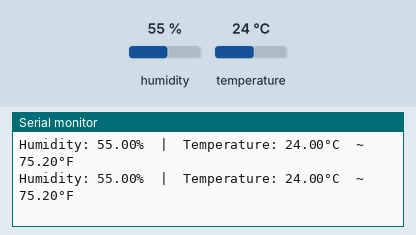
This sketch was run on a simulated ESP32. Parts: the last lines printed to the serial monitor. The inputs (shaded band) are chosen by the test bench; at power-on: humidity 55 %, temperature 24 °C.

Above: at 2.8 s.
2.9 s: humidity set to 22 %
At 5.3 s:
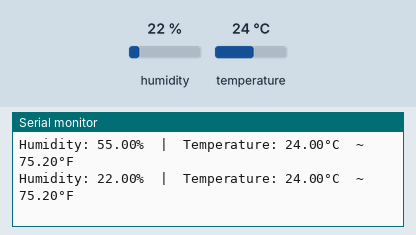
5.6 s: temperature set to 12 °C
At 6.6 s:
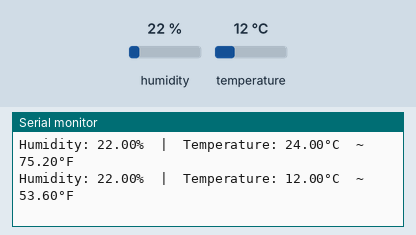
8.3 s: humidity set to 40 %
At 11.4 s:
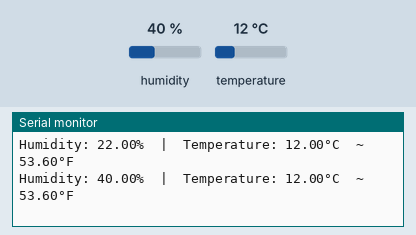
Timing chart, 0 to 12.9 s (numbered marks = the images above; inputs shaded):
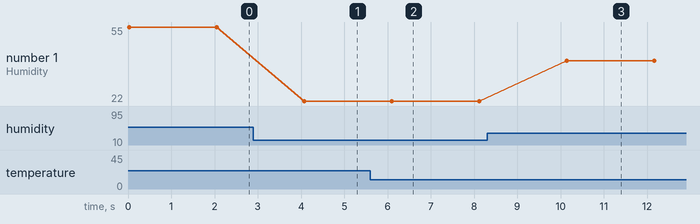

The sketch:

temperature.ino
```cpp
#include <DHT.h>
#define DHT11_PIN 27

DHT dht11(DHT11_PIN, DHT11);

void setup() {
  Serial.begin(9600);
  dht11.begin();
}

void loop() {
  float humi = dht11.readHumidity();
  float tempC = dht11.readTemperature();
  float tempF = dht11.readTemperature(true);

  if (isnan(tempC) || isnan(tempF) || isnan(humi)) {
    Serial.println("Failed to read from DHT11 sensor!");
  } else {
    Serial.print("Humidity: ");
    Serial.print(humi);
    Serial.print("%");

    Serial.print("  |  ");

    Serial.print("Temperature: ");
    Serial.print(tempC);
    Serial.print("°C  ~  ");
    Serial.print(tempF);
    Serial.println("°F");
  }

  delay(2000);
}
```

Measured:
- after the input at 2.9 s, the serial monitor: prints a new line after 1.2 s (image 1)
- after the input at 5.6 s, the serial monitor: prints a new line after 0.49 s (image 2)
- after the input at 8.3 s, the serial monitor: prints a new line after 1.8 s (image 3)
- plotted number 1: 55 → 22 after the input at 2.9 s, 22 → 40 after the input at 8.3 s
